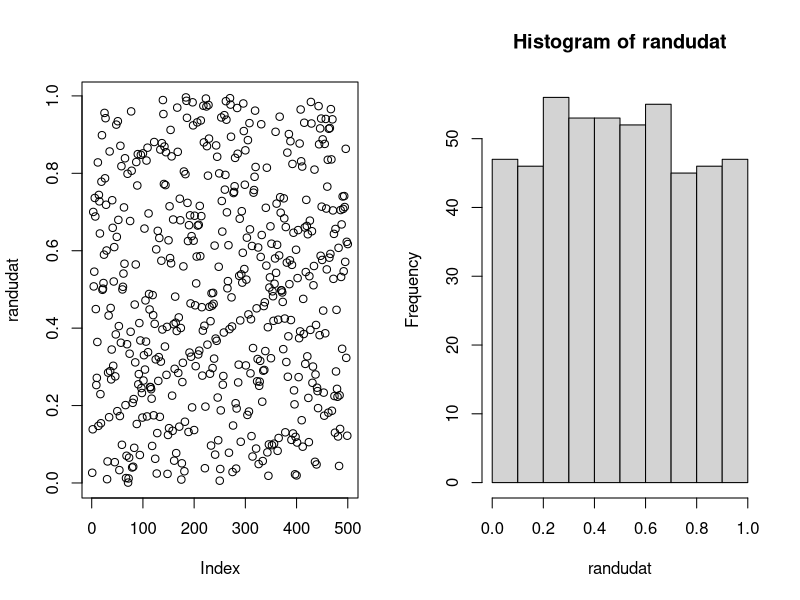
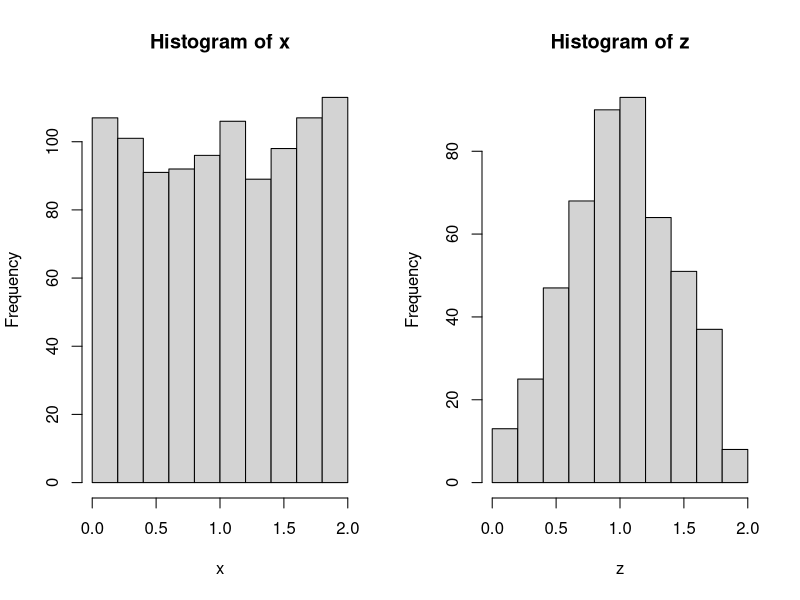

These figures' R source, in order:
## ---- chunk 1
a = 2
c = 5
m = 5
seed = 1

ans = rep(0, 10)
ans[1] = (a * seed + c) %% m

## ---- chunk 2
lcg = function(a, c, m, seed, nnum = 100) {
  ans = rep(0, nnum)
  ans[1] = (a * seed + c) %% m #the first number
  for (i in 2:nnum)
    ans[i] = (a * ans[i - 1] + c) %% m
  return(ans)
  
}

lcg(a = 10, c = 7, m = 1, seed = 4, nnum = 15)
## ---- chunk 3
randudat = lcg(a = 5, c = 7, m = 2^10, seed = 4, nnum = 500) / 2^10
par(mfrow = c(1,2))
plot(randudat)
hist(randudat)
## ---- chunk 4
#Generate a vector of 10 exponential random numbers:
set.seed(2)
U = runif(10)
X = -log(1-U)

X
## ---- chunk 5
#Generate a vector of 10 random variables with specified density
# f(x) = 2/x^3 for x > 1
n = 10
U = runif(n)
X = (1 - U)^(-0.5)

X

## ---- chunk 6
n = 10
U = runif(n)
X = (U < 1/4) * 8 * U + (U >= 1/4) * 4 * sqrt(U)

X
## ---- chunk 7
# generate n bernoulli trials with probability p
easybinom = function(n, p) {
  out = sum(runif(n) < p)
  return(out)
}

easybinom(10, 0.7)
## ---- chunk 8
#testing
runif(2*5)
mat = matrix(runif(2*5), nrow = 5) # need to generate all the numbers first, then arrange them in 5 rows...
res = mat < 0.5
res
res %*% rep(1 , 2)
as.vector(res %*% rep(1 , 2)) # the result is a 5x1 matrix, then convert to vector

## ---- chunk 9
# function that returns the number of successes in several binomial trials
mybinom = function(num, n = 10, p = 0.5) {
  umat = matrix(runif(n * num), nrow = num) # each row contains n bernoulli trials
  res = umat < p
  return(as.vector(res %*% rep(1 , n)))
}
mybinom(num = 20)
## ---- chunk 10
# fdens is a pre-defined target density function
# gdens is a pre-defined convenient density function
# M is the scaling factor
# x is the vector of random variables generated from gdens
accrej = function(fdens, gdens, M, x) {
  U = runif(length(x))
  selected = x[U <= (fdens(x) / (M * gdens(x)))]
  return(selected)
}
## ---- chunk 11
unif02dens = function(y)
  return(1/2 * (y >= 0  & y <= 2))
witchshatdens = function(y)
  return((y >= 0 & y <= 1) * y + (y > 1 & y <= 2) * (2-y))
accrej = function(fdens, gdens, M, x) {
  U = runif(length(x))
  selected = x[U <= (fdens(x) / (M * gdens(x)))]
  return(selected)
}
x = runif(1000) * 2 #generating 1000 unif(0,2) rvs
z = accrej(fdens = witchshatdens, gdens = unif02dens, 2, x)
## ---- chunk 12
par(mfrow = c(1,2))
hist(x)
hist(z)
## ---- chunk 13
ncandidates = 10
u = runif(ncandidates) #generate uniform random numbers from U(0,1)
x = tan(pi * (u - 0.5)) #generate candidate samp from a cauchy (gdens)

M = sqrt(2*pi/exp(1))
normaldens = dnorm(x)
cauchydens = dcauchy(x)

x[u <= normaldens/(M * cauchydens)]

